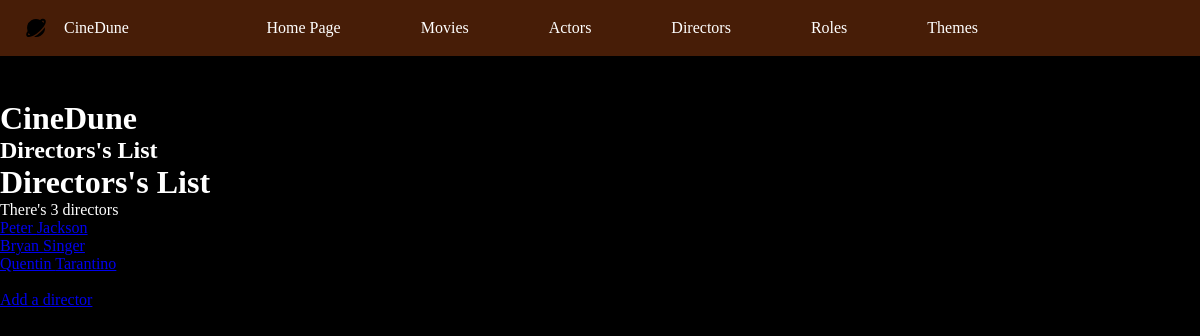
Page /index.php?action=listDirectors on the earlier database version.
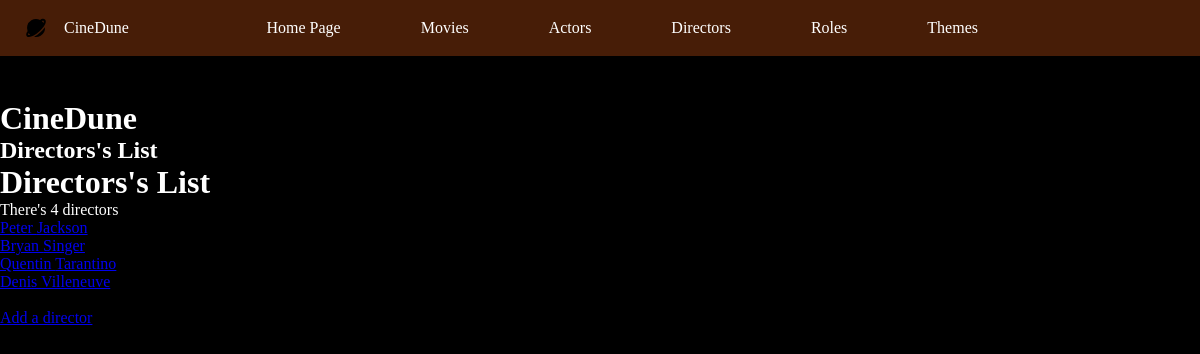
Same page on the later database version.
### tables this page shows
CREATE TABLE IF NOT EXISTS `director` (
  `idDirector` int NOT NULL AUTO_INCREMENT,
  `idPerson` int NOT NULL,
  PRIMARY KEY (`idDirector`),
  KEY `idPerson` (`idPerson`),
  CONSTRAINT `FK1_director_person` FOREIGN KEY (`idPerson`) REFERENCES `person` (`idPerson`)
);

CREATE TABLE IF NOT EXISTS `person` (
  `idPerson` int NOT NULL AUTO_INCREMENT,
  `firstname` char(255) NOT NULL,
  `surname` char(255) NOT NULL,
  `sex` char(2) NOT NULL,
  `birthdate` date NOT NULL,
  `picture` varchar(255) NOT NULL,
  PRIMARY KEY (`idPerson`)
);

### controller/DirectorController.php (called while the page is built, shortened)
<?php
class DirectorController
{
    public function listDirectors()
    {
        $pdo = Connect::toLogIn();
        $requestDirectors = $pdo->query("
        SELECT director.idDirector, person.firstname, person.surname, person.sex, person.birthdate
        FROM director
        INNER JOIN person ON director.idPerson = person.idPerson
        ORDER BY surname
        ");
        require "view/directors/listDirectors.php";
    }
}

### view/directors/listDirectors.php (the view, shortened to what this page needs)
<?php ob_start();
$directors = $requestDirectors->fetchAll();
?>
<h1>Directors's List</h1>
<p>There's <?= $requestDirectors->rowCount() ?> directors</p>
<?php
foreach ($directors as $director) {
?>
    <a href="index.php?action=directorsDetails&id=<?= $director["idDirector"] ?>"><?= $director["firstname"] . " " . $director["surname"] . "<br>" ?></a>
<?php
}
?>
<br>
<a href="index.php?action=addDirector">Add a director</a>
<?php
require "view/template.php";

Differences in the rows shown:
added director: idPerson.firstname "Denis", idPerson.surname "Villeneuve"
Other differences:
$requestDirectors->rowCount(): "3" → "4"
